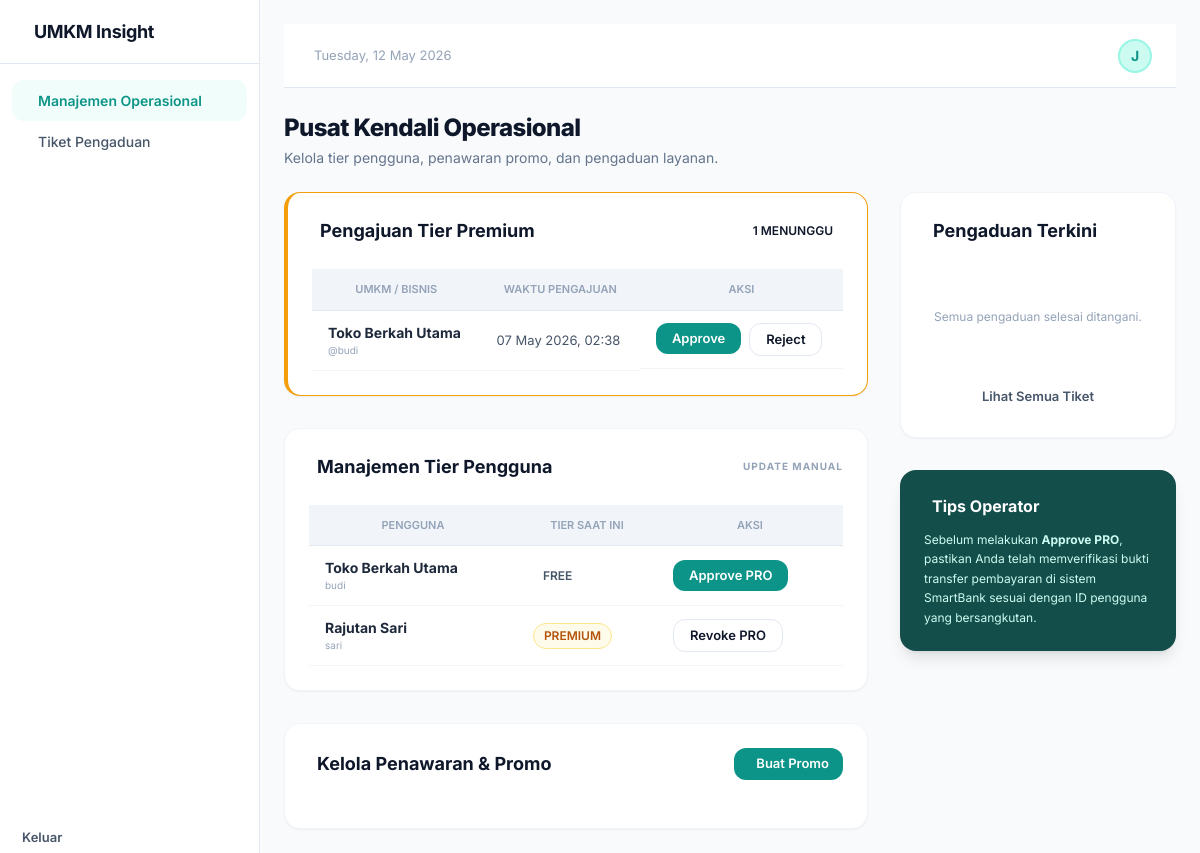
The page /operator.php (signed in) on the database as committed earlier.
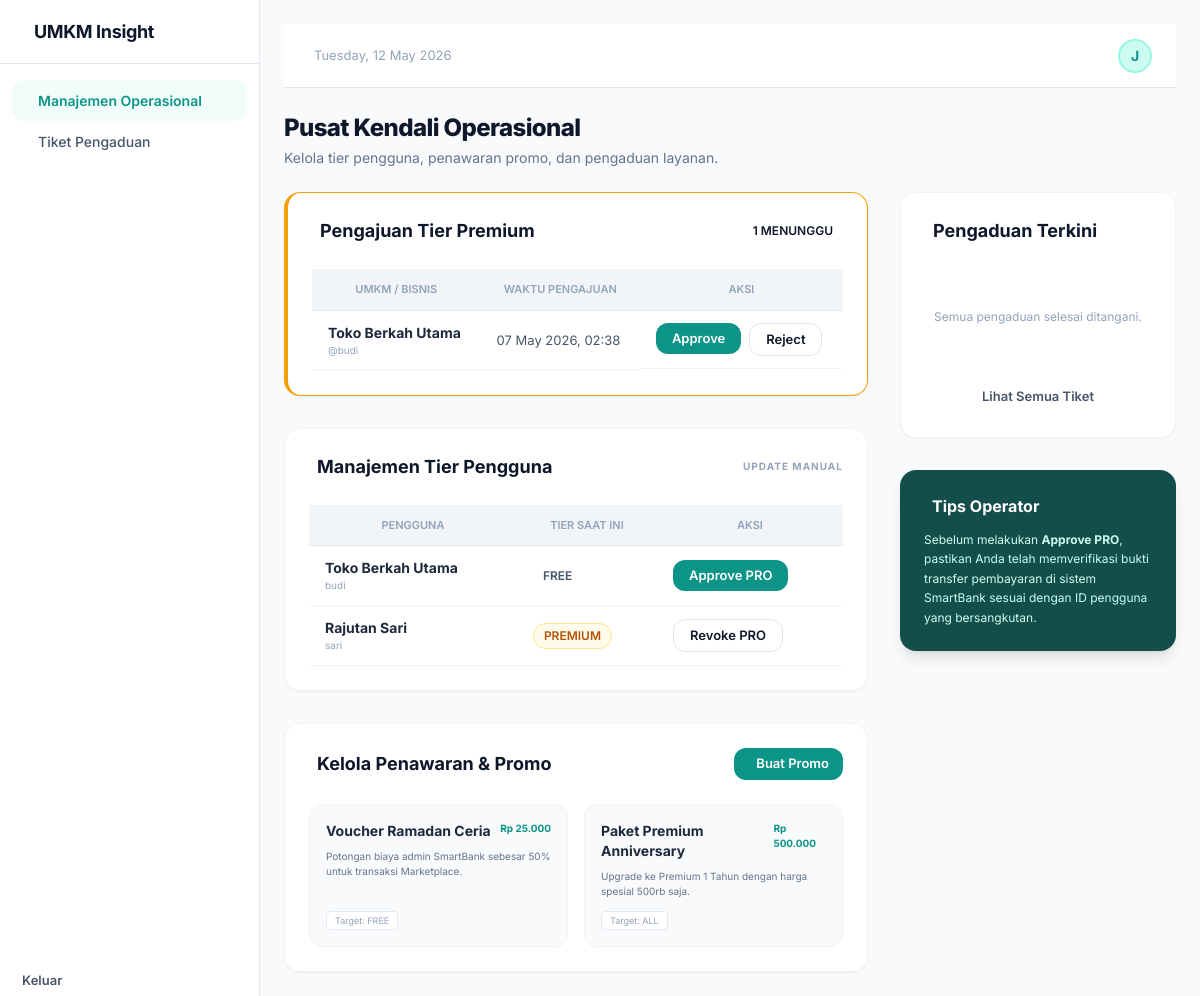
The same page on the database as committed later.
### tables this page shows
CREATE TABLE `tier_requests` (
  `id` int(11) NOT NULL AUTO_INCREMENT,
  `user_id` int(11) NOT NULL,
  `target_tier` enum('premium') NOT NULL DEFAULT 'premium',
  `status` enum('pending','approved','rejected') NOT NULL DEFAULT 'pending',
  `requested_at` timestamp NOT NULL DEFAULT current_timestamp(),
  `processed_at` timestamp NULL DEFAULT NULL,
  `processed_by` int(11) DEFAULT NULL,
  PRIMARY KEY (`id`),
  KEY `user_id` (`user_id`),
  CONSTRAINT `tier_requests_ibfk_1` FOREIGN KEY (`user_id`) REFERENCES `users` (`id`) ON DELETE CASCADE
);

CREATE TABLE `users` (
  `id` int(11) NOT NULL AUTO_INCREMENT,
  `username` varchar(50) NOT NULL,
  `password` varchar(255) NOT NULL,
  `role` enum('client','operator','admin') NOT NULL DEFAULT 'client',
  `nama_lengkap` varchar(100) NOT NULL,
  `email` varchar(100) NOT NULL,
  `nama_bisnis` varchar(100) DEFAULT NULL,
  `kategori` varchar(50) DEFAULT NULL,
  `smartbank_id` varchar(50) DEFAULT NULL,
  `tier` enum('free','premium') NOT NULL DEFAULT 'free',
  `tier_expiry` date DEFAULT NULL,
  `created_at` timestamp NOT NULL DEFAULT current_timestamp(),
  PRIMARY KEY (`id`),
  UNIQUE KEY `username` (`username`)
);

CREATE TABLE `offers` (
  `id` int(11) NOT NULL AUTO_INCREMENT,
  `title` varchar(100) NOT NULL,
  `description` text NOT NULL,
  `price` decimal(15,2) NOT NULL,
  `target_tier` enum('all','free','premium') NOT NULL DEFAULT 'all',
  `created_by` int(11) DEFAULT NULL,
  `created_at` timestamp NOT NULL DEFAULT current_timestamp(),
  PRIMARY KEY (`id`),
  KEY `created_by` (`created_by`),
  CONSTRAINT `offers_ibfk_1` FOREIGN KEY (`created_by`) REFERENCES `users` (`id`) ON DELETE SET NULL
);

### config/db.php (called while the page is built, shortened)
<?php
function formatRupiah($angka) {
    return "Rp " . number_format($angka, 0, ',', '.');
}
?>

### operator.php (the view, shortened to what the rows shown need)
<?php
require_once 'config/db.php';
$pendingRequests = $pdo->query("SELECT tr.*, u.nama_lengkap, u.username, u.nama_bisnis FROM tier_requests tr JOIN users u ON tr.user_id = u.id WHERE tr.status = 'pending' ORDER BY tr.requested_at ASC")->fetchAll();
$clients = $pdo->query("SELECT * FROM users WHERE role = 'client' ORDER BY created_at DESC LIMIT 5")->fetchAll();
$offers = $pdo->query("SELECT * FROM offers ORDER BY created_at DESC")->fetchAll();
include 'includes/header.php';
include 'includes/sidebar.php';
?>
<div class="main-content">
    <div class="animate-fade-in" style="padding-top: 24px;">
        <div class="mb-6">
            <h1 class="text-2xl font-extrabold tracking-tight">Pusat Kendali Operasional</h1>
        </div>
        <div class="grid grid-cols-1 lg:grid-cols-3 gap-8">
            <div class="lg:col-span-2 flex flex-col gap-8">
                <div class="card p-6 border-l-4 border-amber-500">
                    <div class="flex justify-between items-center mb-6">
                        <h2 class="text-lg font-bold flex items-center gap-2"><i class="ph-fill ph-lightning text-amber-500"></i> Pengajuan Tier Premium</h2>
                    </div>
                    <div class="overflow-x-auto">
                        <table class="data-table">
                            <thead>
                                <tr><th>UMKM / Bisnis</th><th>Waktu Pengajuan</th><th>Aksi</th></tr>
                            </thead>
                            <tbody>
                                <?php if(empty($pendingRequests)): ?>
                                    <tr><td colspan="3" class="text-center py-10 text-slate-400">Tidak ada pengajuan baru.</td></tr>
                                <?php else: ?>
                                    <?php foreach($pendingRequests as $pr): ?>
                                        <tr>
                                            <td>
                                                <p class="font-bold text-sm text-slate-800"><?php echo $pr['nama_bisnis'] ?: $pr['nama_lengkap']; ?></p>
                                                <p class="text-[10px] text-slate-400">@<?php echo $pr['username']; ?></p>
                                            </td>
                                            <td class="text-xs text-slate-500"><?php echo date('d M Y, H:i', strtotime($pr['requested_at'])); ?></td>
                                            <td class="flex gap-2">
                                                <form action="operator.php" method="POST">
                                                    <button type="submit" class="btn btn-primary btn-sm px-4">Approve</button>
                                                </form>
                                                <form action="operator.php" method="POST">
                                                    <button type="submit" class="btn btn-outline btn-sm px-4">Reject</button>
                                                </form>
                                            </td>
                                        </tr>
                                    <?php endforeach; ?>
                                <?php endif; ?>
                            </tbody>
                        </table>
                    </div>
                </div>
                <div class="card p-6">
                    <div class="flex justify-between items-center mb-6">
                        <h2 class="text-lg font-bold flex items-center gap-2"><i class="ph ph-crown text-amber-500"></i> Manajemen Tier Pengguna</h2>
                    </div>
                    <div class="overflow-x-auto">
                        <table class="data-table">
                            <thead>
                                <tr><th>Pengguna</th><th>Tier Saat Ini</th><th>Aksi</th></tr>
                            </thead>
                            <tbody>
                                <?php foreach($clients as $c): ?>
                                    <tr>
                                        <td>
                                            <p class="font-bold text-sm text-slate-800"><?php echo $c['nama_bisnis'] ?: $c['nama_lengkap']; ?></p>
                                            <p class="text-[10px] text-slate-400"><?php echo $c['username']; ?></p>
                                        </td>
                                        <td>
                                            <span class="badge <?php echo $c['tier'] === 'premium' ? 'badge-premium' : 'badge-free'; ?>">
                                                <?php echo strtoupper($c['tier']); ?>
                                            </span>
                                        </td>
                                        <td>
                                            <form action="operator.php" method="POST">
                                                <?php if($c['tier'] === 'free'): ?>
                                                    <button type="submit" class="btn btn-primary btn-sm px-4">Approve PRO</button>
                                                <?php else: ?>
                                                    <button type="submit" class="btn btn-outline btn-sm px-4">Revoke PRO</button>
                                                <?php endif; ?>
                                            </form>
                                        </td>
                                    </tr>
                                <?php endforeach; ?>
                            </tbody>
                        </table>
                    </div>
                </div>
                <div class="card p-6">
                    <div class="flex justify-between items-center mb-6">
                        <h2 class="text-lg font-bold flex items-center gap-2"><i class="ph ph-megaphone text-blue-500"></i> Kelola Penawaran & Promo</h2>
                    </div>
                    <div class="grid grid-cols-1 md:grid-cols-2 gap-4">
                        <?php foreach($offers as $o): ?>
                            <div class="p-4 rounded-xl border border-slate-100 bg-slate-50 flex flex-col justify-between">
                                <div>
                                    <div class="flex justify-between items-start mb-2">
                                        <h3 class="font-bold text-sm text-slate-800"><?php echo $o['title']; ?></h3>
                                        <span class="text-[10px] font-bold text-brand-600"><?php echo formatRupiah($o['price']); ?></span>
                                    </div>
                                    <p class="text-[10px] text-slate-500 mb-3"><?php echo $o['description']; ?></p>
                                </div>
                                <div class="flex items-center gap-2">
                                    <span class="text-[9px] px-2 py-0.5 bg-white border border-slate-200 rounded text-slate-400">Target: <?php echo strtoupper($o['target_tier']); ?></span>
                                </div>
                            </div>
                        <?php endforeach; ?>
                    </div>
                </div>
            </div>
            <div class="flex flex-col gap-8">
                <div class="card p-6">
                    <h2 class="text-lg font-bold mb-6 flex items-center gap-2"><i class="ph ph-chat-circle-dots text-rose-500"></i> Pengaduan Terkini</h2>
                </div>
            </div>
        </div>
    </div>
</div>
<?php include 'includes/footer.php'; ?>

Rows that differ between the two databases and show on the page:
added offers: title "Voucher Ramadan Ceria", price "Rp 25.000", description "Potongan biaya admin SmartBank sebesar 50% untuk transaksi Marketplace.", target_tier "FREE"
added offers: title "Paket Premium Anniversary", price "Rp 500.000", description "Upgrade ke Premium 1 Tahun dengan harga spesial 500rb saja.", target_tier "ALL"
